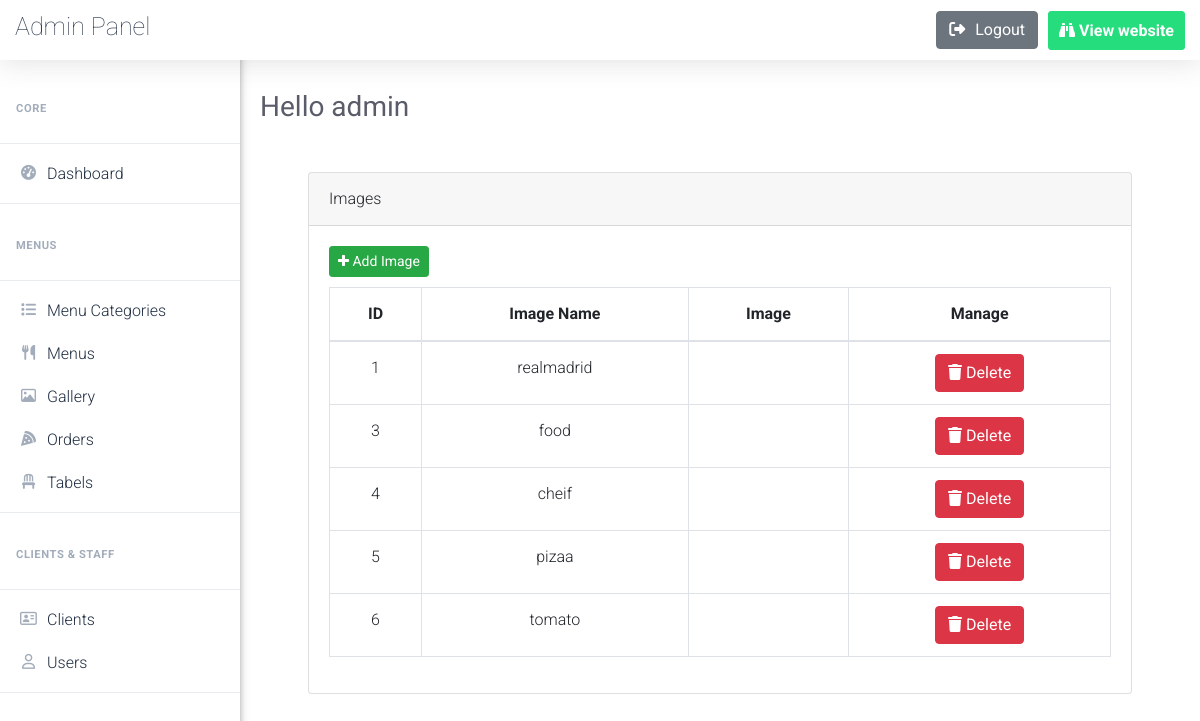
Page /admin/gallery.php (signed in) on the earlier database version.
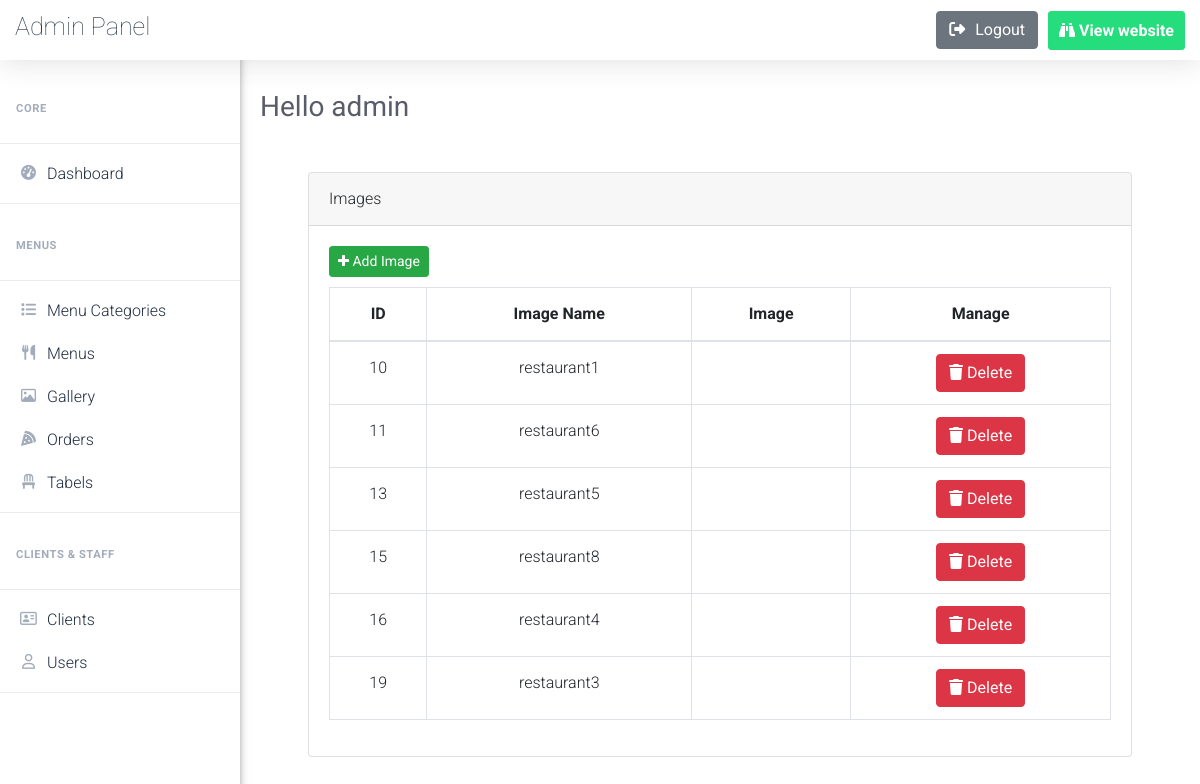
Same page on the later database version.
### tables this page shows
CREATE TABLE `images` (
  `imge_id` int(11) NOT NULL,
  `imge_name` varchar(255) NOT NULL,
  `image` varchar(255) NOT NULL
);

### admin/includes/function.php (called while the page is built, shortened)
<?php
    require_once("connectDB.php");
    function get_all_data($table){
        global $con;
        $stmt = $con->prepare("SELECT * FROM $table");
        $stmt->execute();
        $data = $stmt->fetchAll();
        return $data;
    }
?>

### admin/gallery.php (the view, shortened to what this page needs)
<?php
$css_file="home.css";
    if(isset($_SESSION['name'])){
    include_once("includes/header.php");
    require_once("includes/function.php");
    $images=get_all_data("images");
?>
     <div class="card m-5">
        <div class="card-header ">
            Images
        </div>
        <div class="card-body">
             <button class="btn btn-success btn-sm" style="margin-bottom: 10px;" type="button" data-toggle="modal" data-target="#add_new_images" >
            <i class="fa fa-plus"></i>
                Add Image
            </button>
            <table class="table table-bordered categories-table "style="text-align:center;vertical-align: middle;">
                <thead>
                    <tr>
                        <th scope="col">ID</th>
                        <th scope="col">Image Name</th>
                        <th scope="col">Image</th>
                        <th scope="col">Manage</th>
                    </tr>
                </thead>
                <tbody >
                    <?php
                    foreach($images as $image){ ?>
                        <tr>
                        <td ><?php echo $image['imge_id']?></td>
                        <td><?php echo $image['imge_name']?></td>
                        <td><img style="width: 100px;" src="<?php echo $image['image']?>" alt=""></td>
                        <td>
                            <a class="btn btn-danger" href="delete.php?img_id=<?php echo $image['imge_id']?>" >
                            <i class="fa-solid fa-trash"></i>
                                Delete
                            </a>
                        </td>
                        </tr>
                        <?php
                    }
                    ?>
                </tbody>
            </table>
        </div>
      </div>
<?php
    include_once("includes/footer.php");
}else{
    header('location:login.php');
}
?>

### admin/includes/header.php (shortened to what this page needs)
<!DOCTYPE html>
<html lang="en">
<head>
  <link rel="stylesheet" href="css/all.min.css">
  <link rel="stylesheet" href="./css/bootstrap-icons.css">
  <link rel="stylesheet" href="./css/bootstrap.min.css">
  <link rel="stylesheet" href="https://maxcdn.bootstrapcdn.com/bootstrap/4.0.0-beta.2/css/bootstrap.min.css">
  <link href="https://cdnjs.cloudflare.com/ajax/libs/toastr.js/2.0.1/css/toastr.css" rel="stylesheet"/>
  <link rel="stylesheet" href="css/<?php echo $css_file?>">
  <link rel="stylesheet" href="https://cdnjs.cloudflare.com/ajax/libs/font-awesome/6.4.2/css/all.min.css" />
  <link rel="stylesheet" href="https://cdnjs.cloudflare.com/ajax/libs/font-awesome/4.7.0/css/font-awesome.min.css">
</head>
<body>
    <header class="headerMenu сlearfix sb-page-header">
        <div class="nav-header">
            <a class="navbar-brand" href="">
                Admin Panel
            </a>
        </div>
        <div class="nav-controls top-nav">
            <ul class="nav top-menu">
                <li id="user-btn" class="main-li " style="background:none;">
                <a class="btn btn-secondary  " href="logout.php">
                                <i class="fas fa-sign-out-alt"></i>
                                <span style="padding-left:6px">
                                    Logout
                                </span>
                 </a>
                </li>
                <li class="main-li webpage-btn">
                    <a class="nav-item-button " href="../index.php" >
                        <i class="fas fa-binoculars"></i>
                        <span>View website</span>
                    </a>
                </li>
            </ul>
        </div>
    </header>
    <aside class="vertical-menu" id="vertical-menu">
        <div>
            <ul class="menu-bar">
                <div class="sidenav-menu-heading">
                    Core
                </div>
                <div class="dropdown-divider"></div>
                <li>
                    <a href="dashboard.php" class="a-verMenu dashboard_link">
                        <i class="fas fa-tachometer-alt icon-ver"></i>
                        <span style="padding-left:6px;">Dashboard</span>
                    </a>
                </li>
                <div class="dropdown-divider"></div>
                <div class="sidenav-menu-heading">
                    Menus
                </div>
                <div class="dropdown-divider"></div>
                <li>
                    <a href="menu_categories.php" class="a-verMenu menu_categories_link">
                        <i class="fas fa-list icon-ver"></i>
                        <span style="padding-left:6px;">Menu Categories</span>
                    </a>
                </li>
                <li>
                    <a href="menus.php" class="a-verMenu menus_link">
                        <i class="fas fa-utensils icon-ver"></i>
                        <span style="padding-left:6px;">Menus</span>
                    </a>
                </li>
                <li>
                    <a href="gallery.php" class="a-verMenu gallery_link">
                        <i class="far fa-image icon-ver"></i>
                        <span style="padding-left:6px;">Gallery</span>
                    </a>
                </li>
                <li>
                    <a href="orders.php" class="a-verMenu users_link">
                        <i  class="fa-solid fa-pizza-slice icon-ver"></i>
                        <span style="padding-left:6px;">Orders</span>
                    </a>
                </li>
                <li>
                    <a href="tabels.php" class="a-verMenu users_link">
                         <i class="fa-solid fa-chair icon-ver"></i>
                        <span style="padding-left:6px;">Tabels</span>
                    </a>
                </li>
                <div class="dropdown-divider"></div>
                <div class="sidenav-menu-heading">
                    Clients & Staff
                </div>
                <div class="dropdown-divider"></div>
                <li>
                    <a href="clients.php" class="a-verMenu clients_link">
                        <i class="far fa-address-card icon-ver"></i>
                        <span style="padding-left:6px;">Clients</span>
                    </a>
                </li>
                <li>
                    <a href="users.php" class="a-verMenu users_link">
                        <i class="far fa-user icon-ver"></i>
                        <span style="padding-left:6px;">Users</span>
                    </a>
                </li>
                <div class="dropdown-divider"></div>
            </ul>
        </div>
    </aside>
    <div id="content" style="margin-left:240px;">
      <section class="content-wrapper" style="width: 100%;padding: 70px 0 0;">
        <div class="inside-page" style="padding:20px">
          <div class="page_title_top" style="margin-bottom: 1.5rem!important;">
            <h1
              style="color: #5a5c69!important;font-size: 1.75rem;font-weight: 400;line-height: 1.2;">
              <?php  echo "Hello ".$_SESSION['name']?>
            </h1>

### admin/includes/footer.php (shortened to what this page needs)
    </body>
</html>

### admin/css/home.css (style rules this page uses)
a, a:hover { text-decoration: none !important; }
ul { display: block; list-style: none; padding: 0; margin: 0; }
html { scroll-behavior: smooth; }
body { font-family: "Roboto", sans-serif; font-size: 16px; line-height: 28px; font-weight: 300; }
.headerMenu { position: fixed; left: 0; right: 0; top: 0; display: -ms-flexbox; display: flex; -webkit-box-pack: justify; -ms-flex-pack: justify; justify-content: space-between; -webkit-box-align: center; -ms-flex-align: center; align-items: center; -ms-flex-wrap: wrap; flex-wrap: wrap; z-index: 1002; background: #fff; min-height: 60px; padding: 10px 15px; box-shadow: 0 .15rem 1.75rem 0 rgba(58,59,69,.15); }
.nav-item-button { padding: 10px; line-height: 1;display: block; border: 1px solid #f0f0f8; background-color: #fff; text-decoration: none; border-radius: 3px; color: #66686d; }
.navbar-brand { font-family: inherit; color: #323f52; height: inherit; padding: 0px; line-height: 0px; font-weight: lighter; font-size: 25px; }
.sidenav-menu-heading { padding: 1.25rem 1rem 0.75rem; font-size: 0.7rem; font-weight: bold; text-transform: uppercase; letter-spacing: 0.05em; color: #a2acba; }
.vertical-menu { width:240px; float: left; height: 100%; position: fixed; background: #fff; top: 0; bottom: 0; z-index: 300; -moz-box-shadow: -3px 0 10px 0 #555; -webkit-box-shadow: -3px 0 10px 0 #555; box-shadow: -3px 0 10px 0 #555; }
.vertical-menu .menu-bar { padding:0px; margin:0px; margin-top: 75px; position: relative; }
.a-verMenu { display: -webkit-box; display: flex; -webkit-box-align: center; align-items: center; line-height: normal; padding-top: 0.75rem; padding-bottom: 0.75rem; position: relative; color: #1f2d41; padding: 0.75rem 1rem; }
.icon-ver { width: 25px; height: 18px; text-align: center; font-size: 15px; background: none; margin: 0; padding: 0; color: #a2acba; font-weight: 900; display: block; }
.top-menu { display: -webkit-box; display: -ms-flexbox; display: flex; -ms-flex-wrap: wrap; flex-wrap: wrap; padding-left: 0; margin-bottom: 0; list-style: none; }
.webpage-btn .nav-item-button { font-weight: 700; color: #fff; background: #26dd7d; border: 1px solid #26dd7d; }
.top-nav .top-menu .main-li { float: left; margin-left: 10px; }

Differences in the rows shown:
removed images: imge_id "1", imge_name "realmadrid"
removed images: imge_id "3", imge_name "food"
removed images: imge_id "4", imge_name "cheif"
removed images: imge_id "5", imge_name "pizaa"
removed images: imge_id "6", imge_name "tomato"
added images: imge_id "10", imge_name "restaurant1"
added images: imge_id "11", imge_name "restaurant6"
added images: imge_id "13", imge_name "restaurant5"
added images: imge_id "15", imge_name "restaurant8"
added images: imge_id "16", imge_name "restaurant4"
added images: imge_id "19", imge_name "restaurant3"
